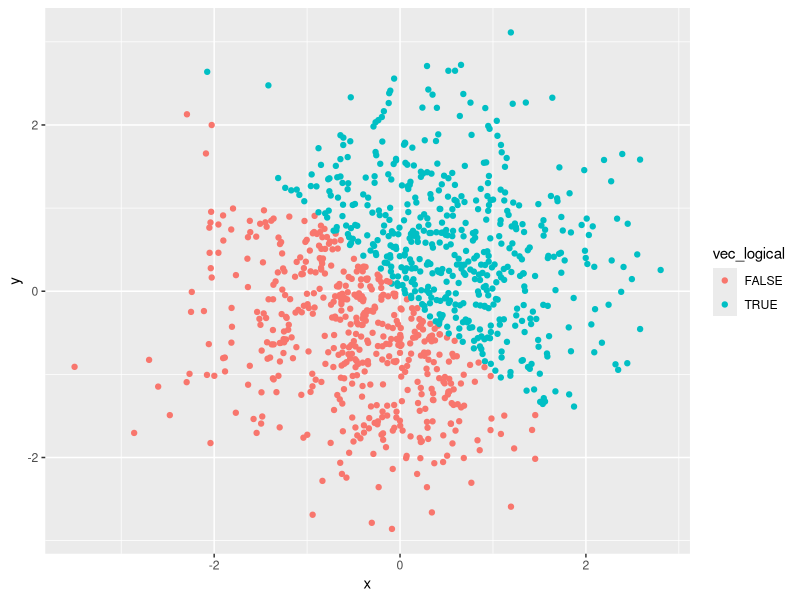

Generate this figure with R:
## ---- chunk 1
library(tidyverse)
## ---- chunk 2
df = tibble(
  r_samp = runif(10, min = 0, max = 5), 
  vec_logical = r_samp>2,
  vec_char = c('a','b','c','d','e','f','g','h','i','j'),
  vec_factor = factor(c('a','b','c','d','e','f','g','h','i','j'))
  )
mean(df$r_samp)
mean(df$vec_logical)
mean(df$vec_char)
mean(df$vec_factor)
## ---- chunk 3
df2 <- tibble(
  x = rnorm(1000),
  y = rnorm(1000),
  vec_logical = x+y>0,
  vec_num = as.numeric(vec_logical),
  vec_factor = as.factor(vec_logical)
)
## ---- chunk 4
ggplot(df2)+geom_point(aes(x = x, y = y, color = vec_logical))





